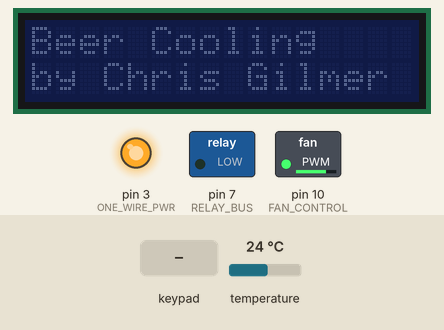
Simulated run of this sketch. Board: Arduino Uno, built with avr-gcc and run on an emulated ATmega328P. Shown: 16×2 character LCD, switched loads named in the sketch (green lamp = pin HIGH), output pins drawn as LEDs (lit = HIGH). Inputs (shaded band) come from the test bench; at power-on: temperature 24 °C. EEPROM starts erased; what the sketch prints to the serial monitor is not drawn.

Above: at 4.3 s.
4.4 s: key 'R' pressed
At 6.4 s:
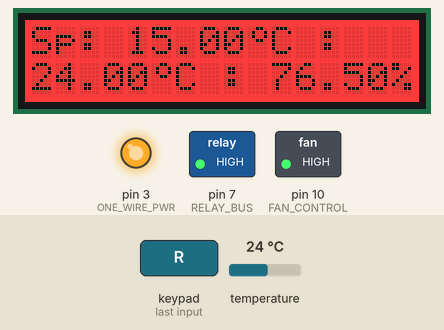
7.2 s: key 'R' pressed
At 7.7 s:
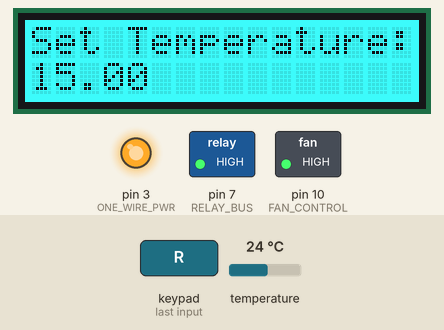
8.9 s: temperature set to 23.5 °C
At 11.8 s:
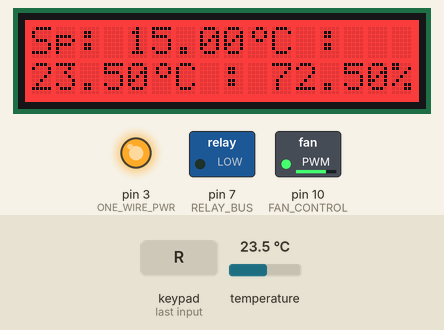
11.9 s: temperature set to 0 °C
At 13.5 s:
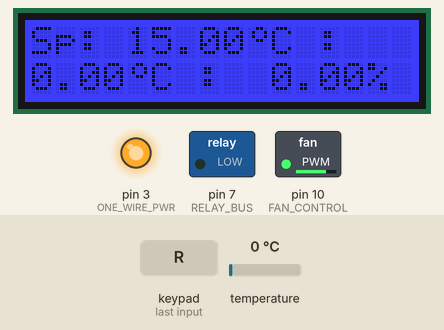
14.9 s: temperature set to 16 °C
At 16.4 s:
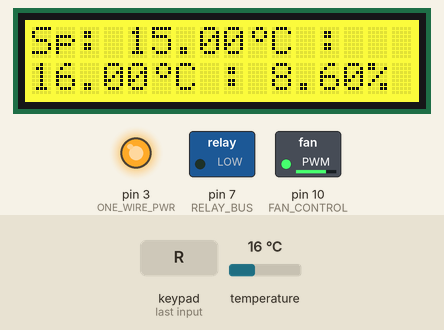
16.7 s: temperature set to 12 °C
At 17.8 s:
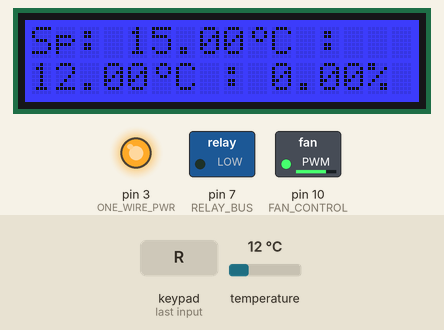
Timing chart, 0 to 19.7 s (numbered marks = the images above; inputs shaded):
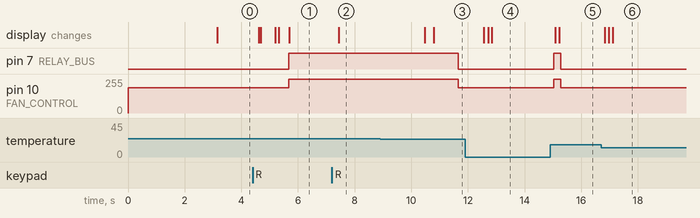

The sketch:

beer_cooler.ino
```cpp
//-------------------------------------------------------------------
//
// Beer Fermentation Cooler
// Chris Gilmer
//
// Primarily based on Sous Vide Controller
// Bill Earl - for Adafruit Industries
//
// In turn Based on the Arduino PID and PID AutoTune Libraries
// by Brett Beauregard
//------------------------------------------------------------------

// PID Library
#include <PID_v1.h>
#include <PID_AutoTune_v0.h>

// TimerOne Library
#include <TimerOne.h>

// Libraries for the Adafruit RGB/LCD Shield
#include <Wire.h>
#include <Adafruit_RGBLCDShield.h>

// Libraries for the DS18B20 Temperature Sensor
#include <OneWire.h>
#include <DallasTemperature.h>

// So we can save and retrieve settings
#include <EEPROM.h>

// ************************************************
// Pin definitions
// ************************************************

// I2C RGB LCD Display
// I2C Data (SDA) A4 (yellow)
// I2C Clock (SCL) A5 (blue)

// One-Wire Temperature Sensor
// (Use GPIO pins for power/ground to simplify the wiring)
#define ONE_WIRE_BUS 2  // (yellow)
#define ONE_WIRE_PWR 3  // (red)
#define ONE_WIRE_GND 4  // (black)

// Output Relay
#define RELAY_BUS    7  // (yellow)

// Fan Control
#define FAN_SENSE    9  // Control Pin 4 from fan (yellow)
#define FAN_CONTROL 10  // Sense   Pin 3 from fan (blue)

// ************************************************
// Fan Variables and constants
// ************************************************

float FAN_LOW = 75.0;
float FAN_MED = 90.0;
float FAN_HIGH = 100.0;
float FAN_SPEED = 0.0;

// ************************************************
// PID Variables and constants
// ************************************************

//Define Variables we'll be connecting to
double Setpoint;
double Input;
double Output;

volatile long onTime = 0;

// pid tuning parameters
double Kp;
double Ki;
double Kd;

// EEPROM addresses for persisted data
const int SpAddress = 0;
const int KpAddress = 8;
const int KiAddress = 16;
const int KdAddress = 24;

// Specify the links and initial tuning parameters
// set last parameter DIRECTION to either DIRECT or REVERSE
//   - DIRECT:  When faced with error head forward (heating)
//   - REVERSE: When faced with error head backwards (cooling)
PID myPID(&Input, &Output, &Setpoint, Kp, Ki, Kd, REVERSE);

// 10 second Time Proportional Output window
int WindowSize = 10000;
unsigned long windowStartTime;

// ************************************************
// Auto Tune Variables and constants
// ************************************************
byte ATuneModeRemember=2;

double aTuneStep=500;
double aTuneNoise=1;
unsigned int aTuneLookBack=20;

boolean tuning = false;

PID_ATune aTune(&Input, &Output);

// ************************************************
// Display Variables and constants
// ************************************************

Adafruit_RGBLCDShield lcd = Adafruit_RGBLCDShield();
// These #defines make it easy to set the backlight color
#define RED    0x1
#define YELLOW 0x3
#define GREEN  0x2
#define TEAL   0x6
#define BLUE   0x4
#define VIOLET 0x5
#define WHITE  0x7

#define BUTTON_SHIFT BUTTON_SELECT

unsigned long lastInput = 0; // last button press

byte degree[8] = // define the degree symbol
{
 B00110,
 B01001,
 B01001,
 B00110,
 B00000,
 B00000,
 B00000,
 B00000
};

const int logInterval = 10000; // log every 10 seconds
long lastLogTime = 0;

// ************************************************
// States for state machine
// ************************************************
enum operatingState { OFF = 0, SETP, RUN, TUNE_P, TUNE_I, TUNE_D, AUTO};
operatingState opState = OFF;

// ************************************************
// Sensor Variables and constants
// Data wire is plugged into port 2 on the Arduino

// Setup a oneWire instance to communicate with any OneWire devices (not just Maxim/Dallas temperature ICs)
OneWire oneWire(ONE_WIRE_BUS);

// Pass our oneWire reference to Dallas Temperature.
DallasTemperature sensors(&oneWire);

// arrays to hold device address
DeviceAddress tempSensor;

// ************************************************
// Setup and diSplay initial screen
// ************************************************
void setup()
{
   Serial.begin(9600);

   // Initialize Relay Control:

   pinMode(RELAY_BUS, OUTPUT);    // Output mode to drive relay
   digitalWrite(RELAY_BUS, LOW);  // make sure it is off to start

   // Initialize Fan:
   pinMode(FAN_SENSE, INPUT);
   digitalWrite(FAN_SENSE, HIGH);

   pinMode(FAN_CONTROL, OUTPUT);

   Timer1.initialize(40);  // 40 us = 25 kHz
   setFanDutyCycle(FAN_LOW);

   // Set up Ground & Power for the sensor from GPIO pins

   pinMode(ONE_WIRE_GND, OUTPUT);
   digitalWrite(ONE_WIRE_GND, LOW);

   pinMode(ONE_WIRE_PWR, OUTPUT);
   digitalWrite(ONE_WIRE_PWR, HIGH);

   // Initialize LCD Display

   lcd.begin(16, 2);
   lcd.createChar(1, degree); // create degree symbol from the binary

   lcd.setBacklight(VIOLET);
   lcd.print(F("Beer Cooling"));
   lcd.setCursor(0, 1);
   lcd.print(F("by Chris Gilmer"));

   // Start up the DS18B20 One Wire Temperature Sensor

   sensors.begin();
   if (!sensors.getAddress(tempSensor, 0))
   {
      lcd.setCursor(0, 1);
      lcd.print(F("Sensor Error"));
   }
   sensors.setResolution(tempSensor, 12);
   sensors.setWaitForConversion(false);

   delay(3000);  // Splash screen

   // Initialize the PID and related variables
   LoadParameters();
   myPID.SetTunings(Kp,Ki,Kd);

   myPID.SetSampleTime(1000);
   myPID.SetOutputLimits(0, WindowSize);

   // Run timer2 interrupt every 15 ms
   TCCR2A = 0;
   TCCR2B = 1<<CS22 | 1<<CS21 | 1<<CS20;

   //Timer2 Overflow Interrupt Enable
   TIMSK2 |= 1<<TOIE2;
}

// ************************************************
// Timer Interrupt Handler
// ************************************************
SIGNAL(TIMER2_OVF_vect)
{
  if (opState == OFF)
  {
    digitalWrite(RELAY_BUS, LOW);  // make sure relay is off
    setFanDutyCycle(FAN_LOW);
  }
  else
  {
    DriveOutput();
  }
}

// ************************************************
// Main Control Loop
//
// All state changes pass through here
// ************************************************
void loop()
{
   // wait for button release before changing state
   while(ReadButtons() != 0) {}

   lcd.clear();

   switch (opState)
   {
   case OFF:
      Off();
      break;
   case SETP:
      Tune_Sp();
      break;
    case RUN:
      Run();
      break;
   case TUNE_P:
      TuneP();
      break;
   case TUNE_I:
      TuneI();
      break;
   case TUNE_D:
      TuneD();
      break;
   }
}

// ************************************************
// Initial State - press RIGHT to enter setpoint
// ************************************************
void Off()
{
   myPID.SetMode(MANUAL);
   lcd.setBacklight(0);
   digitalWrite(RELAY_BUS, LOW);  // make sure it is off
   setFanDutyCycle(FAN_LOW);
   lcd.print(F("Beer Cooling"));
   lcd.setCursor(0, 1);
   lcd.print(F("by Chris Gilmer"));
   uint8_t buttons = 0;

   while(!(buttons & (BUTTON_RIGHT)))
   {
      buttons = ReadButtons();
   }
   // Prepare to transition to the RUN state
   sensors.requestTemperatures(); // Start an asynchronous temperature reading

   //turn the PID on
   myPID.SetMode(AUTOMATIC);
   windowStartTime = millis();
   opState = RUN; // start control
}

// ************************************************
// Setpoint Entry State
// UP/DOWN to change setpoint
// RIGHT for tuning parameters
// LEFT for OFF
// SHIFT for 10x tuning
// ************************************************
void Tune_Sp()
{
   lcd.setBacklight(TEAL);
   lcd.print(F("Set Temperature:"));
   uint8_t buttons = 0;
   while(true)
   {
      buttons = ReadButtons();

      float increment = 0.1;
      if (buttons & BUTTON_SHIFT)
      {
        increment *= 10;
      }
      if (buttons & BUTTON_LEFT)
      {
         opState = RUN;
         return;
      }
      if (buttons & BUTTON_RIGHT)
      {
         opState = TUNE_P;
         return;
      }
      if (buttons & BUTTON_UP)
      {
         Setpoint += increment;
         delay(200);
      }
      if (buttons & BUTTON_DOWN)
      {
         Setpoint -= increment;
         delay(200);
      }

      if ((millis() - lastInput) > 3000)  // return to RUN after 3 seconds idle
      {
         opState = RUN;
         return;
      }
      lcd.setCursor(0,1);
      lcd.print(Setpoint);
      lcd.print(" ");
      DoControl();
   }
}

// ************************************************
// Proportional Tuning State
// UP/DOWN to change Kp
// RIGHT for Ki
// LEFT for setpoint
// SHIFT for 10x tuning
// ************************************************
void TuneP()
{
   lcd.setBacklight(TEAL);
   lcd.print(F("Set Kp"));

   uint8_t buttons = 0;
   while(true)
   {
      buttons = ReadButtons();

      float increment = 1.0;
      if (buttons & BUTTON_SHIFT)
      {
        increment *= 10;
      }
      if (buttons & BUTTON_LEFT)
      {
         opState = SETP;
         return;
      }
      if (buttons & BUTTON_RIGHT)
      {
         opState = TUNE_I;
         return;
      }
      if (buttons & BUTTON_UP)
      {
         Kp += increment;
         delay(200);
      }
      if (buttons & BUTTON_DOWN)
      {
         Kp -= increment;
         delay(200);
      }
      if ((millis() - lastInput) > 3000)  // return to RUN after 3 seconds idle
      {
         opState = RUN;
         return;
      }
      lcd.setCursor(0,1);
      lcd.print(Kp);
      lcd.print(" ");
      DoControl();
   }
}

// ************************************************
// Integral Tuning State
// UP/DOWN to change Ki
// RIGHT for Kd
// LEFT for Kp
// SHIFT for 10x tuning
// ************************************************
void TuneI()
{
   lcd.setBacklight(TEAL);
   lcd.print(F("Set Ki"));

   uint8_t buttons = 0;
   while(true)
   {
      buttons = ReadButtons();

      float increment = 0.01;
      if (buttons & BUTTON_SHIFT)
      {
        increment *= 10;
      }
      if (buttons & BUTTON_LEFT)
      {
         opState = TUNE_P;
         return;
      }
      if (buttons & BUTTON_RIGHT)
      {
         opState = TUNE_D;
         return;
      }
      if (buttons & BUTTON_UP)
      {
         Ki += increment;
         delay(200);
      }
      if (buttons & BUTTON_DOWN)
      {
         Ki -= increment;
         delay(200);
      }
      if ((millis() - lastInput) > 3000)  // return to RUN after 3 seconds idle
      {
         opState = RUN;
         return;
      }
      lcd.setCursor(0,1);
      lcd.print(Ki);
      lcd.print(" ");
      DoControl();
   }
}

// ************************************************
// Derivative Tuning State
// UP/DOWN to change Kd
// RIGHT for setpoint
// LEFT for Ki
// SHIFT for 10x tuning
// ************************************************
void TuneD()
{
   lcd.setBacklight(TEAL);
   lcd.print(F("Set Kd"));

   uint8_t buttons = 0;
   while(true)
   {
      buttons = ReadButtons();
      float increment = 0.01;
      if (buttons & BUTTON_SHIFT)
      {
        increment *= 10;
      }
      if (buttons & BUTTON_LEFT)
      {
         opState = TUNE_I;
         return;
      }
      if (buttons & BUTTON_RIGHT)
      {
         opState = RUN;
         return;
      }
      if (buttons & BUTTON_UP)
      {
         Kd += increment;
         delay(200);
      }
      if (buttons & BUTTON_DOWN)
      {
         Kd -= increment;
         delay(200);
      }
      if ((millis() - lastInput) > 3000)  // return to RUN after 3 seconds idle
      {
         opState = RUN;
         return;
      }
      lcd.setCursor(0,1);
      lcd.print(Kd);
      lcd.print(" ");
      DoControl();
   }
}

// ************************************************
// PID Control State
// SHIFT and RIGHT for autotune
// RIGHT - Setpoint
// LEFT - OFF
// ************************************************
void Run()
{
   // set up the LCD's number of rows and columns:
   lcd.print(F("Sp: "));
   lcd.print(Setpoint);
   lcd.write(1);
   lcd.print(F("C : "));

   SaveParameters();
   myPID.SetTunings(Kp,Ki,Kd);

   uint8_t buttons = 0;
   while(true)
   {
      setBacklight();  // set backlight based on state

      buttons = ReadButtons();
      if ((buttons & BUTTON_SHIFT)
         && (buttons & BUTTON_RIGHT)
         && (abs(Input - Setpoint) < 0.5))  // Should be at steady-state
      {
         StartAutoTune();
      }
      else if (buttons & BUTTON_RIGHT)
      {
        opState = SETP;
        return;
      }
      else if (buttons & BUTTON_LEFT)
      {
        opState = OFF;
        return;
      }

      DoControl();

      lcd.setCursor(0,1);
      lcd.print(Input);
      lcd.write(1);
      lcd.print(F("C : "));

      float pct = map(Output, 0, WindowSize, 0, 1000);
      lcd.setCursor(10,1);
      lcd.print(F("      "));
      lcd.setCursor(10,1);
      lcd.print(pct/10);
      //lcd.print(Output);
      lcd.print("%");

      lcd.setCursor(15,0);
      if (tuning)
      {
        lcd.print("T");
      }
      else
      {
        lcd.print(" ");
      }

      // periodically log to serial port in csv format
      if (millis() - lastLogTime > logInterval)
      {
        Serial.print(Input);
        Serial.print(",");
        Serial.print(Output);
        Serial.print(", onTime: ");
        Serial.print(onTime);
        Serial.print("; windowStartTime: ");
        Serial.print(windowStartTime);
        Serial.print("; now - wST: ");
        Serial.println(millis() - windowStartTime);
        Serial.print("speed: ");
        Serial.println(FAN_SPEED);
      }

      delay(100);
   }
}

// ************************************************
// Execute the control loop
// ************************************************
void DoControl()
{
  // Read the input:
  if (sensors.isConversionAvailable(0))
  {
    Input = sensors.getTempC(tempSensor);
    sensors.requestTemperatures(); // prime the pump for the next one - but don't wait
  }

  if (tuning) // run the auto-tuner
  {
     if (aTune.Runtime()) // returns 'true' when done
     {
        FinishAutoTune();
     }
  }
  else // Execute control algorithm
  {
     myPID.Compute();
  }

  // Time Proportional relay state is updated regularly via timer interrupt.
  onTime = Output;
}

// ************************************************
// Called by ISR every 15ms to drive the output
// ************************************************
void DriveOutput()
{
  long now = millis();
  // Set the output
  // "on time" is proportional to the PID output
  if(now - windowStartTime>WindowSize)
  { //time to shift the Relay Window
     windowStartTime += WindowSize;
  }
  // At least 100ms must pass before turning on system
  // Ensure that proportional output is still greater than
  // the window or don't turn on.
  if((onTime > 100) && (onTime > (now - windowStartTime)))
  {
     digitalWrite(RELAY_BUS,HIGH);
     setFanDutyCycle(FAN_HIGH);
  }
  else
  {
     digitalWrite(RELAY_BUS,LOW);
     setFanDutyCycle(FAN_LOW);
  }
}

// ************************************************
// Set Backlight based on the state of control
// ************************************************
void setBacklight()
{
   if (tuning)
   {
      lcd.setBacklight(VIOLET); // Tuning Mode
   }
   else if ((Input - Setpoint) > 1.0)
   {
      lcd.setBacklight(RED);  // High Alarm - off by more than 1 degree above
   }
   else if ((Input - Setpoint) > 0.2)
   {
      lcd.setBacklight(YELLOW);  // Low Alarm - off by more than 0.2 degrees above
   }
   else if ((Input - Setpoint) < 1.0)
   {
      lcd.setBacklight(BLUE);  // High Alarm - off by more than 1 degree below
   }
   else if ((Input - Setpoint) < 0.2)
   {
      lcd.setBacklight(GREEN);  // Low Alarm - off by more than 0.2 degrees below
   }
   else
   {
      lcd.setBacklight(WHITE);  // We're on target!
   }
}

// ************************************************
// Start the Auto-Tuning cycle
// ************************************************

void StartAutoTune()
{
   // REmember the mode we were in
   ATuneModeRemember = myPID.GetMode();

   // set up the auto-tune parameters
   aTune.SetNoiseBand(aTuneNoise);
   aTune.SetOutputStep(aTuneStep);
   aTune.SetLookbackSec((int)aTuneLookBack);
   tuning = true;
}

// ************************************************
// Return to normal control
// ************************************************
void FinishAutoTune()
{
   tuning = false;

   // Extract the auto-tune calculated parameters
   Kp = aTune.GetKp();
   Ki = aTune.GetKi();
   Kd = aTune.GetKd();

   // Re-tune the PID and revert to normal control mode
   myPID.SetTunings(Kp,Ki,Kd);
   myPID.SetMode(ATuneModeRemember);

   // Persist any changed parameters to EEPROM
   SaveParameters();
}

// ************************************************
// Check buttons and time-stamp the last press
// ************************************************
uint8_t ReadButtons()
{
  uint8_t buttons = lcd.readButtons();
  if (buttons != 0)
  {
    lastInput = millis();
  }
  return buttons;
}

// ************************************************
// Save any parameter changes to EEPROM
// ************************************************
void SaveParameters()
{
   if (Setpoint != EEPROM_readDouble(SpAddress))
   {
      EEPROM_writeDouble(SpAddress, Setpoint);
   }
   if (Kp != EEPROM_readDouble(KpAddress))
   {
      EEPROM_writeDouble(KpAddress, Kp);
   }
   if (Ki != EEPROM_readDouble(KiAddress))
   {
      EEPROM_writeDouble(KiAddress, Ki);
   }
   if (Kd != EEPROM_readDouble(KdAddress))
   {
      EEPROM_writeDouble(KdAddress, Kd);
   }
}

// ************************************************
// Load parameters from EEPROM
// ************************************************
void LoadParameters()
{
  // Load from EEPROM
   Setpoint = EEPROM_readDouble(SpAddress);
   Kp = EEPROM_readDouble(KpAddress);
   Ki = EEPROM_readDouble(KiAddress);
   Kd = EEPROM_readDouble(KdAddress);

   // Use defaults if EEPROM values are invalid
   if (isnan(Setpoint))
   {
     Setpoint = 15; // deg C
   }
   if (isnan(Kp))
   {
     Kp = 850;
   }
   if (isnan(Ki))
   {
     Ki = 0.5;
   }
   if (isnan(Kd))
   {
     Kd = 0.1;
   }
}


// ************************************************
// Write floating point values to EEPROM
// ************************************************
void EEPROM_writeDouble(int address, double value)
{
   byte* p = (byte*)(void*)&value;
   for (int i = 0; i < sizeof(value); i++)
   {
      EEPROM.write(address++, *p++);
   }
}

// ************************************************
// Read floating point values from EEPROM
// ************************************************
double EEPROM_readDouble(int address)
{
   double value = 0.0;
   byte* p = (byte*)(void*)&value;
   for (int i = 0; i < sizeof(value); i++)
   {
      *p++ = EEPROM.read(address++);
   }
   return value;
}

// ************************************************
// Set the fan duty cycle to value between 30.0 and 100.0
// ************************************************
void setFanDutyCycle(float dutyCycle) {
  if (dutyCycle < 30.0) {
    dutyCycle = 30.0;
  } else if (dutyCycle > 100.0) {
    dutyCycle = 100.0;
  }
  FAN_SPEED = (dutyCycle / 100.0) * 1023;
  Timer1.pwm(FAN_CONTROL, FAN_SPEED);
}

// ************************************************
//  Get the Revolutions per Minute of the Fan
// ************************************************
int getFanRpm() {

  unsigned long duration;
  unsigned int rpm;

  // Get the time between sensor pulses in microseconds
  duration = pulseIn(FAN_SENSE, HIGH);
  duration += pulseIn(FAN_SENSE, LOW);

  // Return 0 if fan is off
  if (duration == 0) {
    return 0;
  } else {
    // convert one minute of seconds to microseconds
    // duration represents half of a revolution
    rpm = (1000000 * 60) / (duration * 2);
    return rpm;
  }
}
```

Measured:
- the behaviour switches between 23.9 and 23.8 °C on temperature (found by bisection; images 2 and 3)
- after the input at 4.4 s, pin 7 (RELAY_BUS): LOW → HIGH after 1.3 s; pin 10 (FAN_CONTROL): 191/255 → 255/255 after 1.3 s; the display: first changes after 0.21 s (image 1 shows a later state)
- after the input at 7.2 s, the display: changes after 0.23 s (image 2)
- after the input at 8.9 s, pin 7 (RELAY_BUS): HIGH → LOW after 2.8 s; pin 10 (FAN_CONTROL): 255/255 → 191/255 after 2.8 s
- after the input at 11.9 s, pin 7 (RELAY_BUS): stays LOW (without the input it goes to HIGH after 2.5 s); pin 10 (FAN_CONTROL): stays 191/255 (without the input it goes to 255/255 after 2.5 s)
- after the input at 14.9 s, pin 7 (RELAY_BUS): LOW → HIGH after 0.14 s, → LOW 0.25 s later; pin 10 (FAN_CONTROL): 191/255 → 255/255 after 0.14 s, → 191/255 0.25 s later; the display: first changes after 0.18 s (image 5 shows a later state)
- after the input at 16.7 s, pin 7 (RELAY_BUS): stops changing and stays LOW; pin 10 (FAN_CONTROL): stops changing and stays 191/255
